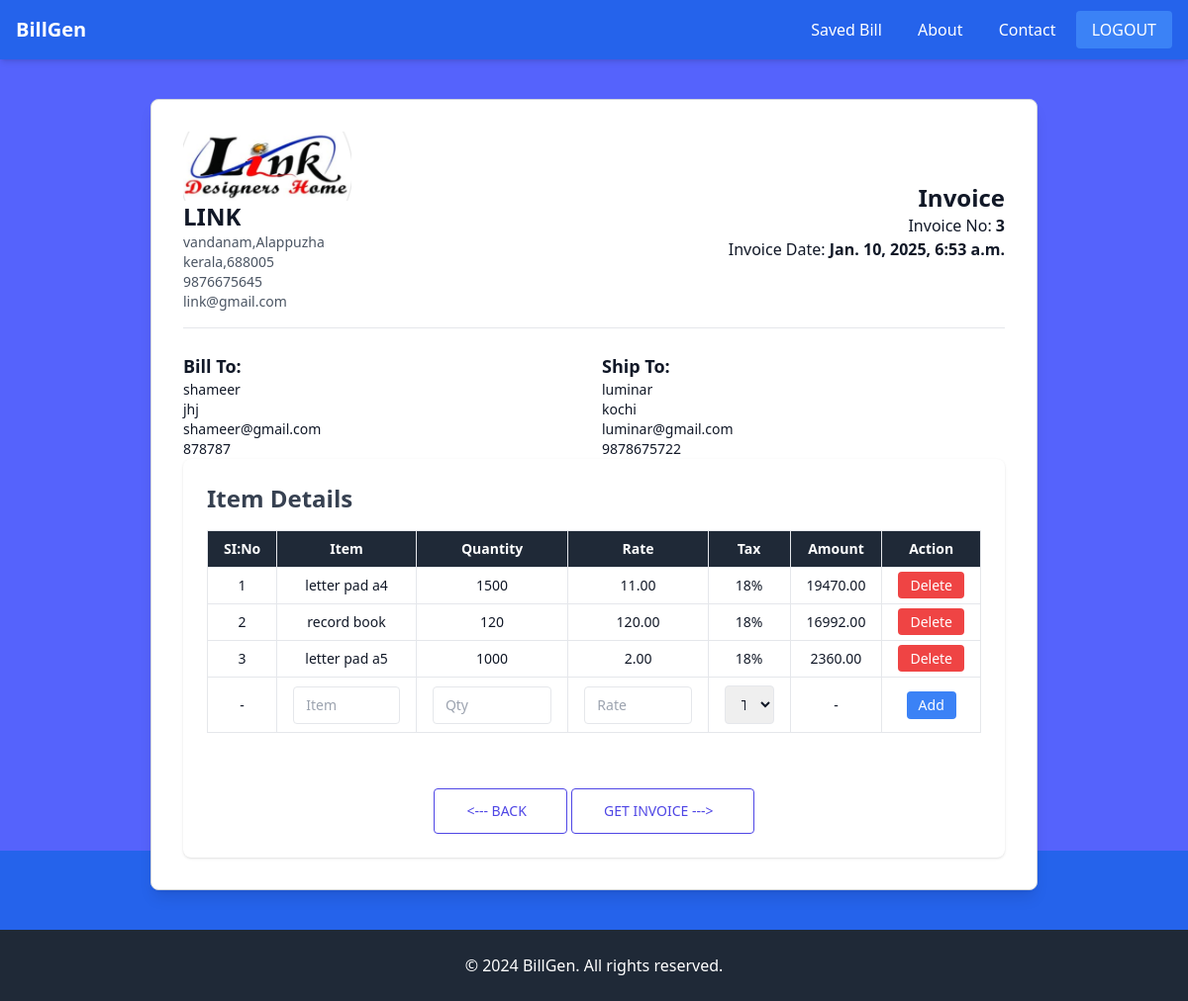
/generate/bill/3/ (signed in), run on the app's committed database.
### billapp/models.py (models this page shows, shortened)
class Company(models.Model):
    company_obj=models.OneToOneField(User,on_delete=models.CASCADE,related_name="company")
    company_logo=models.ImageField(upload_to="company_logo",null=True,blank=True)
    company_name=models.CharField(max_length=100)
    registration_number = models.CharField(max_length=50,null=True,blank=True)
    company_address=models.TextField()
    city = models.CharField(max_length=100)
    state = models.CharField(max_length=100)
    country = models.CharField(max_length=100,null=True,blank=True)
    postal_code = models.CharField(max_length=20)
    company_mobile=models.CharField(max_length=12)
    company_email=models.EmailField()
    website = models.URLField(blank=True, null=True)
    company_GSTIN=models.CharField(max_length=20,null=True,blank=True)
    established_date = models.DateField(null=True,blank=True)
    active = models.BooleanField(default=True,null=True,blank=True)

class Receiver(models.Model):
    receiver_obj = models.ForeignKey(Company, on_delete=models.CASCADE, related_name='receivers')  # Linking to Company
    receiver_name = models.CharField(max_length=100)  # Receiver Name
    receiver_address = models.TextField()  # Receiver Address
    receiver_city = models.CharField(max_length=100,null=True,blank=True)  # City
    receiver_state = models.CharField(max_length=100)  # State
    receiver_country = models.CharField(max_length=100, default="India",null=True,blank=True)  # Country (default to India)
    receiver_postal_code = models.CharField(max_length=10, blank=True, null=True)  # Postal Code
    receiver_mobile = models.CharField(max_length=15,null=True,blank=True)  # Mobile Number
    receiver_alternate_phone = models.CharField(max_length=15, blank=True, null=True)  # Alternate Phone Number
    receiver_email = models.EmailField()  # Email Address
    receiver_GSTIN = models.CharField(max_length=20, blank=True, null=True, help_text="GST Identification Number")
    receiver_pan = models.CharField(max_length=10, blank=True, null=True, help_text="PAN Number")
    is_active = models.BooleanField(default=True,null=True,blank=True)  # Status: Active/Inactive
    created_at = models.DateTimeField(default=now, editable=False,null=True,blank=True)  # Timestamp for creation
    updated_at = models.DateTimeField(auto_now=True,null=True,blank=True)  # Timestamp for last update
    class Meta:
        verbose_name = "Receiver"
        verbose_name_plural = "Receivers"
        ordering = ['receiver_name']

class ShipTo(models.Model):
    ship_obj = models.ForeignKey(Company, on_delete=models.CASCADE, related_name='shipments')  # Linking to Company
    shipping_name = models.CharField(max_length=100)  # Recipient Name
    shipping_address = models.TextField()  # Full Shipping Address
    shipping_city = models.CharField(max_length=100,null=True,blank=True)  # City
    shipping_state = models.CharField(max_length=100,null=True,blank=True)  # State
    shipping_country = models.CharField(max_length=100, default="India",null=True,blank=True)  # Country
    shipping_postal_code = models.CharField(max_length=10, blank=True, null=True)  # Postal Code
    shipping_mobile = models.CharField(max_length=15,null=True,blank=True)  # Primary Mobile Number
    shipping_alternate_phone = models.CharField(max_length=15, blank=True, null=True)  # Alternate Phone Number
    shipping_email = models.EmailField()  # Email Address
    shipping_instructions = models.TextField(blank=True, null=True, help_text="Special instructions for delivery")
    is_active = models.BooleanField(default=True,null=True,blank=True)  # Status: Active/Inactive
    created_at = models.DateTimeField(default=now, editable=False,null=True,blank=True)  # Timestamp for creation
    updated_at = models.DateTimeField(auto_now=True,null=True,blank=True)  # Timestamp for last update
    class Meta:
        verbose_name = "Ship To"
        verbose_name_plural = "Ship To"
        ordering = ['shipping_name']

class Item(models.Model):
    items_obj = models.ForeignKey(Company, on_delete=models.CASCADE, related_name='items')  # Linking to Company
    si_no = models.PositiveIntegerField(null=True)  # Serial Number
    items = models.CharField(max_length=255)  # Item Name
    description = models.TextField(blank=True, null=True)  # Item Description
    quantity = models.PositiveIntegerField()  # Quantity of Items
    unit = models.CharField(max_length=50, choices=[
        ('pcs', 'Pieces'),
        ('kg', 'Kilograms'),
        ('ltr', 'Liters'),
        ('box', 'Box'),
        ('doz', 'Dozen'),
    ], default='pcs')  # Unit of Measurement
    rate = models.DecimalField(max_digits=10, decimal_places=2)  # Unit Rate
    discount = models.DecimalField(max_digits=5, decimal_places=2, default=0.0, help_text="Discount in %")  # Discount Percentage
    tax_option = [
        ('18', 'GST'),
        ('0', 'No Tax'),
    ]
    tax = models.CharField(max_length=50, choices=tax_option, default='None')  # Tax Type
    tax_rate = models.DecimalField(max_digits=5, decimal_places=2, default=0.0, help_text="Tax rate in %")  # Tax Rate
    stock = models.PositiveIntegerField(default=0, help_text="Current stock available")  # Stock Tracking
    amount = models.DecimalField(max_digits=12, decimal_places=2,null=True,blank=True)  # Total Amount
    created_at = models.DateTimeField(default=now, editable=False)  # Timestamp for creation
    updated_at = models.DateTimeField(auto_now=True)  # Timestamp for last update

### billapp/views.py (the view, shortened to what this page needs)
# urls.py: path("generate/bill/<int:pk>/",views.GenerateBillReceiptView.as_view(),name="generate-bill"),
@method_decorator(decs, name='dispatch')
class GenerateBillReceiptView(View):
    template_name = 'generate_bill.html'
    item_form_class = ItemForm
    def get(self, request, *args, **kwargs):
        id = kwargs.get('pk')
        item_form_instance = self.item_form_class()
        qs = Item.objects.filter(items_obj=request.user.company)
        comp_dtl=Company.objects.get(company_obj=(request.user))
        receiver = Receiver.objects.filter(receiver_obj=request.user.company).get(id=id)
        shipto = ShipTo.objects.filter(ship_obj=request.user.company).get(id=id)
        return render(request, self.template_name, {
            "data": qs,
            "item_form": item_form_instance,
            "receiver_data": receiver,
            "shipto_data": shipto,
            "comp_dtl":comp_dtl,
             "id": id ,
            })

### billapp/forms.py
class ItemForm(forms.ModelForm):
    class Meta:
        model=Item
        fields=["items","quantity","rate","tax","amount"]

### billapp/templates/generate_bill.html (shortened to what this page needs)
{%extends 'base.html'%}
{%block main_block%}
<body class=" bg-gray-100 py-10 ">
    <div class="mt-10 mb-10 page max-w-4xl mx-auto bg-white p-8 shadow-lg rounded-lg border border-gray-300">
        <div class="flex justify-between items-center border-b pb-4">
            <div>
                {% if comp_dtl.company_logo %}
                <img src="{{comp_dtl.company_logo.url}}" id="mainImage" class="w-4/4 h-4/4 " style="height: 70px;">
                {% else %}
                <h5 class="text-lg font-bold text-blue-600">{{company.company_name}}</h5>
                {% endif %}
                <h1 class="text-2xl font-bold">{{comp_dtl.company_name}}</h1>
                <p class="text-sm text-gray-600">{{comp_dtl.company_address}},{{comp_dtl.city}}</p>
                <p class="text-sm text-gray-600">{{comp_dtl.state}},{{comp_dtl.postal_code}}</p>
                <p class="text-sm text-gray-600">{{comp_dtl.company_mobile}}</p>
                <p class="text-sm text-gray-600">{{comp_dtl.company_email}}</p>
            </div>
            <div class="text-right">
                <h2 class="text-2xl font-bold">Invoice</h2>
                <p>Invoice No: <strong>{{receiver_data.id}}</strong></p>
                <p>Invoice Date: <strong>{{receiver_data.created_at}}</strong></p>
            </div>
        </div>
        <div class="grid grid-cols-2 gap-4 mt-6">
            <div>
                <h3 class="text-lg font-semibold">Bill To:</h3>
                {% if receiver_data %}
                <p class="text-sm">{{ receiver_data.receiver_name }}</p>
                <p class="text-sm">{{ receiver_data.receiver_address }}</p>
                <p class="text-sm">{{ receiver_data.receiver_email }}</p>
                <p class="text-sm">{{ receiver_data.receiver_mobile }}</p>
                {% else %}
                <p class="text-sm text-gray-600">No receiver data available</p>
                {% endif %}
            </div>
            <div>
                <h3 class="text-lg font-semibold">Ship To:</h3>
                {% if shipto_data %}
                <p class="text-sm">{{ shipto_data.shipping_name }}</p>
                <p class="text-sm">{{ shipto_data.shipping_address }}</p>
                <p class="text-sm">{{ shipto_data.shipping_email }}</p>
                <p class="text-sm">{{ shipto_data.shipping_mobile }}</p>
                {% else %}
                <p class="text-sm text-gray-600">No shipto data available</p>
                {% endif %}
            </div>
        </div>
        <section class="bg-white  rounded-lg shadow p-6">
            <h2 class="text-2xl font-bold text-gray-700 mb-4">Item Details</h2>
            <div class="overflow-x-auto">
                <table class="table-auto w-full text-sm border-collapse border border-gray-300">
                    <thead class="bg-gray-800 text-white">
                        <tr>
                            <th class="border px-4 py-2">SI:No</th>
                            <th class="border px-4 py-2">Item</th>
                            <th class="border px-4 py-2">Quantity</th>
                            <th class="border px-4 py-2">Rate</th>
                            <th class="border px-4 py-2">Tax</th>
                            <th class="border px-4 py-2">Amount</th>
                            <th class="border px-4 py-2">Action</th>
                        </tr>
                    </thead>
                    <tbody>
                        {% for d in data %}
                        <tr class="text-center hover:bg-gray-100">
                            <td class="border px-4 py-2">{{ forloop.counter }}</td>
                            <td class="border px-4 py-2">{{ d.items }}</td>
                            <td class="border px-4 py-2">{{ d.quantity }}</td>
                            <td class="border px-4 py-2">{{ d.rate }}</td>
                            <td class="border px-4 py-2">{{ d.tax }}%</td>
                            <td class="border px-4 py-2">{{d.amount }}</td>
                            <td class="border px-4 py-2">
                                <a href="{% url 'delete-item' pk=d.id bill_id=id %}"
                                    class="bg-red-500 text-white px-3 py-1 rounded hover:bg-red-600">Delete</a>
                            </td>
                        </tr>
                        {% endfor %}
                        <form action="" method="post">
                            <tr>
                                <td class="border px-4 py-2 text-center">-</td>
                                <td class="border px-4 py-2"><input type="text" name="items" placeholder="Item"
                                        class="w-full px-3 py-2 border rounded"></td>
                                <td class="border px-4 py-2"><input type="number" name="quantity" placeholder="Qty"
                                        class="w-full px-3 py-2 border rounded"></td>
                                <td class="border px-4 py-2"><input type="number" name="rate" placeholder="Rate"
                                        class="w-full px-3 py-2 border rounded"></td>
                                <td class="border px-4 py-2">
                                    <select name="tax" class="w-full px-3 py-2 border rounded">
                                        <option value="" disabled selected>Tax</option>
                                    </select>
                                </td>
                                <td class="border px-4 py-2 text-center">-</td>
                                <td class="border px-4 py-2 text-center">
                                    <button type="submit" name="submit_item_form"
                                        class="bg-blue-500 text-white px-3 py-1 rounded hover:bg-blue-600">Add</button>
                                </td>
                            </tr>
                        </form>
                    </tbody>
                </table>
            </div>
            <div class="row mt-4 text-center">
                <a class="mt-10 inline-flex items-center gap-2 rounded border border-indigo-600 px-8 py-3 text-indigo-600 hover:bg-indigo-600 hover:text-white focus:outline-none focus:ring active:bg-indigo-500"
                    href="{% url 'index' %}">
                    <span class="text-sm font-medium"> <--- BACK </span>
                </a>
                <a class="mt-10 inline-flex items-center gap-2 rounded border border-indigo-600 px-8 py-3 text-indigo-600 hover:bg-indigo-600 hover:text-white focus:outline-none focus:ring active:bg-indigo-500"
                    href="{% url 'invoice' pk=id %}">
                    <span class="text-sm font-medium"> GET INVOICE ---> </span>
                </a>
            </div>
        </section>
    </div>
</body>
{%endblock%}

### data on the page
Company: company_logo (picture), company_name "LINK", company_address "vandanam", city "Alappuzha", state "kerala", postal_code "688005", company_mobile "9876675645", company_email "link@gmail.com"
Receiver: id "3", created_at "Jan. 10, 2025, 6:53 a.m.", receiver_name "shameer", receiver_address "jhj", receiver_email "shameer@gmail.com", receiver_mobile "878787"
ShipTo: shipping_name "luminar", shipping_address "kochi", shipping_email "luminar@gmail.com", shipping_mobile "9878675722"
Item: items "letter pad a4", quantity "1500", rate "11.00", tax "18", amount "19470.00"
Item: items "record book", quantity "120", rate "120.00", tax "18", amount "16992.00"
Item: items "letter pad a5", quantity "1000", rate "2.00", tax "18", amount "2360.00"
